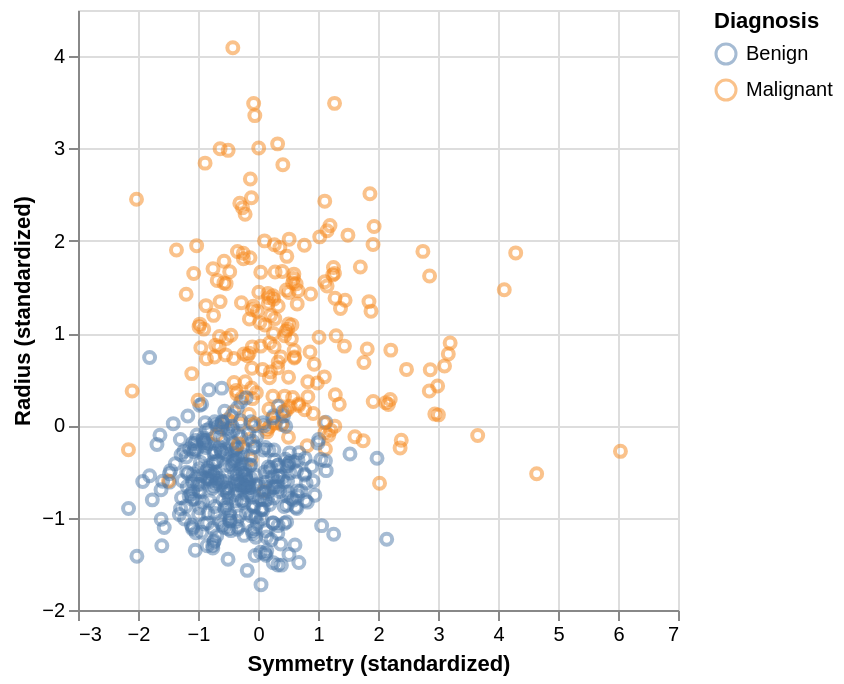

Source (notebook cell):
### Markdown cell above
**Question 1.2** 
<br> {points: 1}

Create a scatterplot of the data with `Symmetry` on the x-axis and `Radius` on the y-axis. Modify your aesthetics by colouring for `Class`. As you create this plot, ensure you follow the guidelines for creating effective visualizations. In particular, note in the chart axis titles whether the data is standardized or not. Add an opacity level of 0.5 to the graphical mark. You should also replace the values in the dataframe's `Class` column from `'M'` to `'Malignant'` and from `'B'` to `'Benign'`. 

*Assign your plot to an object called `cancer_plot`.*

### Code cell
cancer["Class"] = cancer["Class"].replace({
    'M': 'Malignant',
    'B': 'Benign'})

cancer_plot = alt.Chart(cancer).mark_point(opacity=0.5).encode(
    x=alt.X('Symmetry').title('Symmetry (standardized)'),
    y=alt.Y('Radius').title('Radius (standardized)'),
    color = alt.Color('Class').title('Diagnosis'),
)

cancer_plot

### Figure 1 — Vega specification as saved in the notebook (floating-point values rounded to 4 significant figures; data arrays with more than 128 entries replaced by an {"elided": "..."} marker saying what was removed)
{"$schema": "https://vega.github.io/schema/vega/v5.json", "data": [{"name": "source_0", "values": {"elided": "569 records"}}, {"name": "source_0_x_domain_Symmetry", "values": [{"min": -2.159, "max": 6.041}]}, {"name": "source_0_y_domain_Radius", "values": [{"min": -1.725, "max": 4.091}]}, {"name": "source_0_color_domain_Class", "values": [{"Class": "Malignant"}, {"Class": "Benign"}]}], "marks": [{"type": "symbol", "name": "marks", "from": {"data": "source_0"}, "encode": {"update": {"opacity": {"value": 0.5}, "stroke": {"field": "Class", "scale": "color"}, "x": {"field": "Symmetry", "scale": "x"}, "y": {"field": "Radius", "scale": "y"}, "fill": {"value": "transparent"}}}, "style": ["point"]}], "scales": [{"name": "x", "type": "linear", "domain": [{"signal": "(data(\"source_0_x_domain_Symmetry\")[0] || {}).min"}, {"signal": "(data(\"source_0_x_domain_Symmetry\")[0] || {}).max"}], "range": [0, {"signal": "width"}], "nice": true, "zero": true}, {"name": "y", "type": "linear", "domain": [{"signal": "(data(\"source_0_y_domain_Radius\")[0] || {}).min"}, {"signal": "(data(\"source_0_y_domain_Radius\")[0] || {}).max"}], "range": [{"signal": "height"}, 0], "nice": true, "zero": true}, {"name": "color", "type": "ordinal", "domain": {"data": "source_0_color_domain_Class", "field": "Class", "sort": true}, "range": "category"}], "axes": [{"scale": "x", "grid": true, "maxExtent": 0, "domain": false, "ticks": false, "tickCount": {"signal": "ceil(width/40)"}, "labels": false, "zindex": 0, "minExtent": 0, "aria": false, "orient": "bottom", "gridScale": "y"}, {"scale": "y", "orient": "left", "tickCount": {"signal": "ceil(height/40)"}, "ticks": false, "grid": true, "labels": false, "aria": false, "maxExtent": 0, "minExtent": 0, "gridScale": "x", "domain": false, "zindex": 0}, {"scale": "x", "tickCount": {"signal": "ceil(width/40)"}, "zindex": 0, "labelOverlap": true, "title": "Symmetry (standardized)", "orient": "bottom", "labelFlush": true, "grid": false}, {"scale": "y", "orient": "left", "title": "Radius (standardized)", "labelOverlap": true, "zindex": 0, "tickCount": {"signal": "ceil(height/40)"}, "grid": false}], "padding": 5, "width": 300, "style": "cell", "background": "white", "legends": [{"title": "Diagnosis", "stroke": "color", "symbolType": "circle", "encode": {"symbols": {"update": {"fill": {"value": "transparent"}, "opacity": {"value": 0.5}}}}}], "height": 300}
